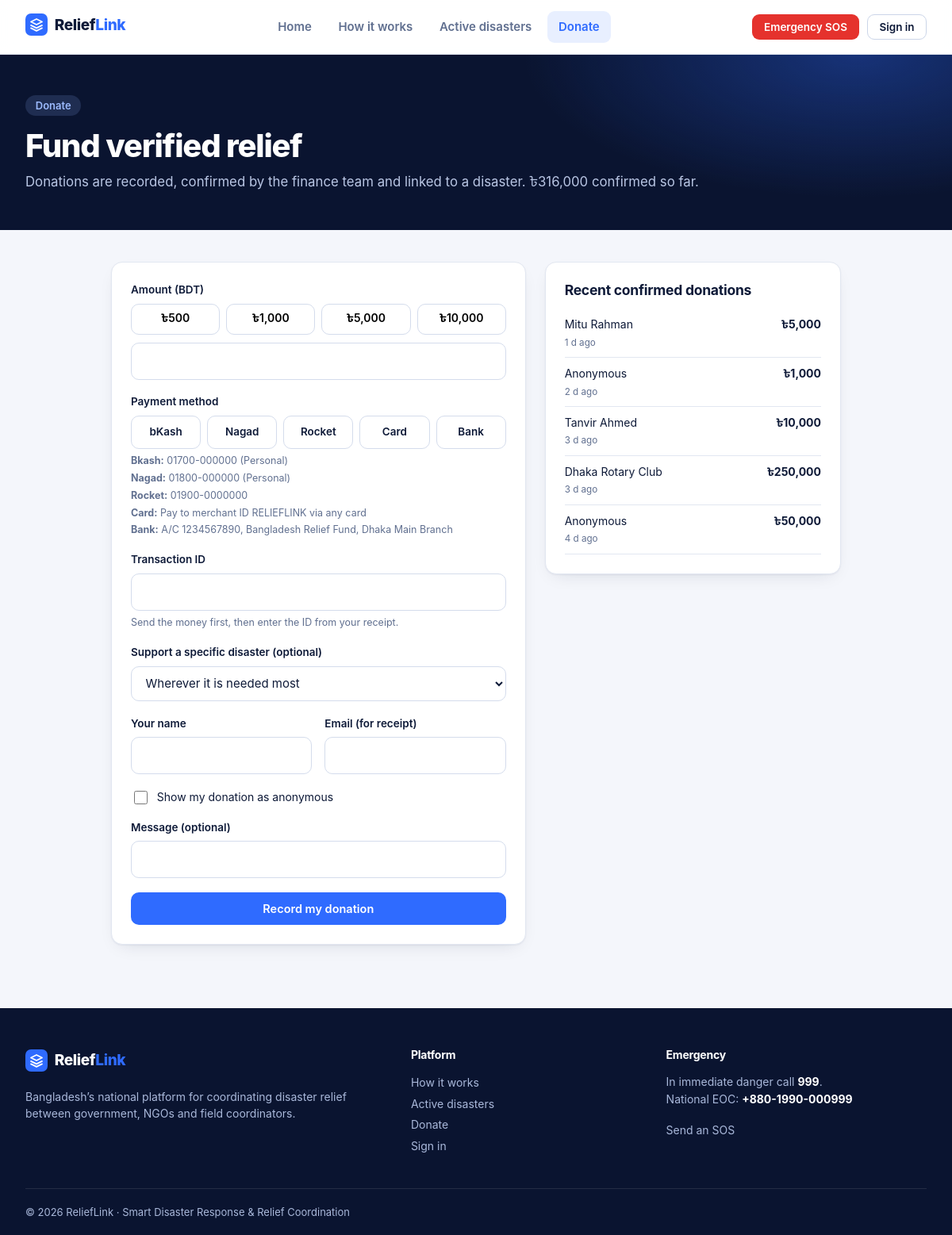
The app's page /donate.php with its own data.
### tables this page shows
CREATE TABLE donations (
  id INT AUTO_INCREMENT PRIMARY KEY, donor_name VARCHAR(100) NOT NULL DEFAULT 'Anonymous', email VARCHAR(150) NOT NULL DEFAULT '',
  amount DECIMAL(14,2) NOT NULL, method VARCHAR(20) NOT NULL, trx_ref VARCHAR(60) NOT NULL, disaster_id INT NULL, message VARCHAR(255) NULL,
  status ENUM('pending','confirmed','rejected') NOT NULL DEFAULT 'pending', confirmed_by INT NULL, created_at DATETIME NOT NULL DEFAULT CURRENT_TIMESTAMP, INDEX (status)
);

### includes/bootstrap.php (called while the page is built, shortened)
<?php
function e($v): string { return htmlspecialchars((string)$v, ENT_QUOTES | ENT_SUBSTITUTE, 'UTF-8'); }
function old(string $k): string { return e($_POST[$k] ?? ''); }
function money($n): string { return '৳' . number_format((float)$n); }
function ago(?string $dt): string {
    $s = max(0, time() - strtotime($dt));
    if ($s < 86400 * 30) return floor($s / 86400) . ' d ago';
    return date('j M Y', strtotime($dt));
}
function db(): PDO {
    static $pdo = null;
    if ($pdo) return $pdo;
    try {
        $pdo = new PDO('mysql:host=' . DB_HOST . ';dbname=' . DB_NAME . ';charset=utf8mb4', DB_USER, DB_PASS, [
            PDO::ATTR_ERRMODE => PDO::ERRMODE_EXCEPTION,
            PDO::ATTR_DEFAULT_FETCH_MODE => PDO::FETCH_ASSOC,
            PDO::ATTR_EMULATE_PREPARES => false,
        ]);
        $pdo->exec("SET time_zone = '+06:00'");
    } catch (PDOException $ex) {
        http_response_code(500);
        exit('<h1>Database connection failed</h1><p>Import <code>database/schema.sql</code> and check <code>config/config.php</code>.</p>');
    }
    return $pdo;
}
function q(string $sql, array $p = []): PDOStatement {
    $st = db()->prepare($sql);
    $st->execute();
    return $st;
}
function rows(string $sql, array $p = []): array { return q($sql, $p)->fetchAll(); }
function val(string $sql, array $p = []) { $r = q($sql, $p)->fetch(PDO::FETCH_NUM); return $r ? $r[0] : null; }

### donate.php (the view, shortened to what this page needs)
<?php
require __DIR__ . '/includes/bootstrap.php';
require __DIR__ . '/includes/layout.php';
$errs = []; $done = isset($_GET['thanks']);
$total = (float)val('SELECT COALESCE(SUM(amount),0) FROM donations WHERE status="confirmed"');
$recent = rows('SELECT donor_name, amount, created_at FROM donations WHERE status="confirmed" ORDER BY created_at DESC LIMIT 5');
public_head('Donate', 'donate'); ?>
<section class="page-hero"><div class="container"><span class="tag blue">Donate</span><h1>Fund verified relief</h1><p>Donations are recorded, confirmed by the finance team and linked to a disaster. <?= money($total) ?> confirmed so far.</p></div></section>
<section class="s" style="padding-top:2.5rem"><div class="container" style="max-width:920px">
<?php if ($done): ?>
  <div class="card" style="text-align:center"><div class="sos-big" style="background:var(--green);box-shadow:0 0 0 10px var(--green-l)">✓</div><h2>Thank you</h2>
    <p style="color:var(--muted);margin:.6rem 0 1.2rem">Your donation is recorded as <b>pending</b>. It becomes confirmed once the finance team matches your transaction ID.</p><a class="btn btn-outline" href="<?= url('donate.php') ?>">Donate again</a></div>
<?php else: ?>
  <div class="split" style="align-items:start;grid-template-columns:1.4fr 1fr;gap:1.5rem">
    <div class="card">
      <form method="post"><?= csrf_field() ?>
        <div class="field"><label for="amount">Amount (BDT)</label>
          <div class="amounts"><?php foreach ([500, 1000, 5000, 10000] as $a): ?><button type="button" data-v="<?= $a ?>">৳<?= number_format($a) ?></button><?php endforeach; ?></div>
          <input type="number" id="amount" name="amount" min="10" step="1" required value="<?= old('amount') ?>"></div>
        <div class="field"><label>Payment method</label>
          <div class="pay"><?php foreach (['bkash' => 'bKash', 'nagad' => 'Nagad', 'rocket' => 'Rocket', 'card' => 'Card', 'bank' => 'Bank'] as $k => $l): ?><label><span><?= $l ?></span></label><?php endforeach; ?></div>
          <ul class="hint" style="list-style:none"><?php foreach (DONATION_ACCOUNTS as $k => $v): ?><li><b><?= e(ucfirst($k)) ?>:</b> <?= e($v) ?></li><?php endforeach; ?></ul></div>
        <div class="field"><label for="trx_ref">Transaction ID</label><input type="text" id="trx_ref" name="trx_ref" required value="<?= old('trx_ref') ?>"><div class="hint">Send the money first, then enter the ID from your receipt.</div></div>
        <div class="field"><label for="disaster_id">Support a specific disaster (optional)</label><select id="disaster_id" name="disaster_id"><option value="">Wherever it is needed most</option></select></div>
        <div class="two"><div class="field"><label for="donor_name">Your name</label><input type="text" id="donor_name" name="donor_name" value="<?= old('donor_name') ?>"></div><div class="field"><label for="email">Email (for receipt)</label><input type="email" id="email" name="email" value="<?= old('email') ?>"></div></div>
        <label class="check" style="margin-bottom:1rem"><input type="checkbox" name="anon" <?= isset($_POST['anon']) ? 'checked' : '' ?>> Show my donation as anonymous</label>
        <div class="field"><label for="message">Message (optional)</label><input type="text" id="message" name="message" maxlength="255" value="<?= old('message') ?>"></div>
        <button class="btn btn-primary btn-block" type="submit">Record my donation</button>
      </form>
    </div>
    <aside class="card"><h3 style="margin-bottom:.8rem">Recent confirmed donations</h3>
      <?php foreach ($recent as $r): ?><div class="row" style="display:flex;justify-content:space-between;padding:.55rem 0;border-bottom:1px solid var(--line);font-size:14px"><span><?= e($r['donor_name']) ?><br><small style="color:var(--muted)"><?= ago($r['created_at']) ?></small></span><b><?= money($r['amount']) ?></b></div><?php endforeach; ?>
    </aside>
  </div>
<?php endif; ?>
</div></section>

### assets/css/style.css (style rules this page uses)
:root { --navy:#0A1430;--navy2:#12214A;--navy3:#1B2F66;--blue:#2F6BFF;--blue-d:#1E4FD6;--blue-l:#E8EFFF; --red:#E5322D;--red-d:#C21F1A;--red-l:#FDECEB;--orange:#F27A1A;--orange-l:#FFEEDC;--amber:#EFA800;--amber-l:#FFF3D1; --green:#14A34A;--green-l:#E1F5E9;--purple:#7A4DFF;--purple-l:#EEE8FF; --ink:#0E1A38;--muted:#617090;--line:#E2E7F1;--bg:#F4F6FB;--card:#fff; --r:14px;--shadow:0 1px 2px rgba(14,26,56,.05),0 8px 24px -12px rgba(14,26,56,.18); --font:"Inter","Segoe UI","Helvetica Neue",Arial,"Noto Sans Bengali",system-ui,sans-serif; }
* { box-sizing:border-box }
html { -webkit-text-size-adjust:100% }
body { margin:0;min-width:1200px;font:15px/1.55 var(--font);color:var(--ink);background:var(--bg) }
h1,h2,h3,h4,h5 { margin:0;line-height:1.2;letter-spacing:-.015em }
p { margin:0 }
ul { margin:0;padding:0 }
.container { width:1200px;max-width:calc(100% - 4rem);margin:0 auto }
.btn { display:inline-flex;align-items:center;justify-content:center;gap:.4rem;border:1.5px solid transparent;border-radius:10px;padding:.7rem 1.25rem;font:600 14.5px var(--font);cursor:pointer;text-decoration:none!important;transition:background .15s,border-color .15s,transform .05s;white-space:nowrap }
.btn-primary { background:var(--blue);color:#fff }
.btn-block { display:flex;width:100% }
.tag { display:inline-flex;align-items:center;gap:.45rem;padding:.3rem .8rem;border-radius:99px;background:rgba(229,50,45,.14);color:#FF8A86;font:600 13px var(--font) }
.tag.blue { background:rgba(143,176,255,.16);color:#9DBBFF }
.page-hero { background:radial-gradient(700px 300px at 90% 0,rgba(47,107,255,.35),transparent 60%),var(--navy);color:#fff;padding:3.2rem 0 3rem }
.page-hero h1 { font-size:2.5rem;font-weight:800;margin:.9rem 0 .5rem;letter-spacing:-.03em }
.page-hero p { color:#B9C6E4;font-size:1.05rem }
.s { padding:5rem 0 }
.card { background:var(--card);border:1px solid var(--line);border-radius:var(--r);padding:1.5rem;box-shadow:var(--shadow) }
.split { display:grid;grid-template-columns:1fr 1fr;gap:3.5rem;align-items:center }
.field { margin-bottom:1.1rem }
.field label,.field>label { display:block;font-weight:600;font-size:13.5px;margin-bottom:.4rem }
input[type=text],input[type=email],input[type=tel],input[type=password],input[type=number],input[type=date],select,textarea { width:100%;padding:.68rem .85rem;border:1.5px solid #D4DCEC;border-radius:10px;font:inherit;background:#fff;color:var(--ink);transition:border-color .15s,box-shadow .15s }
.two { display:grid;grid-template-columns:1fr 1fr;gap:1rem }
.hint { color:var(--muted);font-size:12.5px;margin-top:.35rem }
.check { display:flex;gap:.55rem;align-items:center;font-size:14px;cursor:pointer }
.check input { width:17px;height:17px;accent-color:var(--blue) }
.amounts { display:flex;gap:.5rem;margin-bottom:.6rem }
.amounts button { flex:1;padding:.55rem;border:1.5px solid #D4DCEC;background:#fff;border-radius:10px;font:600 14px var(--font);cursor:pointer }
.pay { display:grid;grid-template-columns:repeat(5,1fr);gap:.5rem }
.pay label { margin:0;cursor:pointer }
.pay span { display:block;text-align:center;padding:.6rem .3rem;border:1.5px solid #D4DCEC;border-radius:10px;font-weight:600;font-size:13.5px }
ul.hint li { margin:.15rem 0 }

### records on screen
donations: donor_name "Mitu Rahman", created_at "1 d ago", amount "৳5,000"
donations: donor_name "Anonymous", created_at "2 d ago", amount "৳1,000"
donations: donor_name "Tanvir Ahmed", created_at "3 d ago", amount "৳10,000"
donations: donor_name "Dhaka Rotary Club", created_at "3 d ago", amount "৳250,000"
donations: donor_name "Anonymous", created_at "4 d ago", amount "৳50,000"

### other values on screen
$label "Home"
$label "How it works"
$label "Active disasters"
$label "Donate"
money($total) "৳316,000"
$a "500"
$a "1,000"
$a "5,000"
$a "10,000"
$l "bKash"
$l "Nagad"
$l "Rocket"
$l "Card"
$l "Bank"
$k "Bkash"
